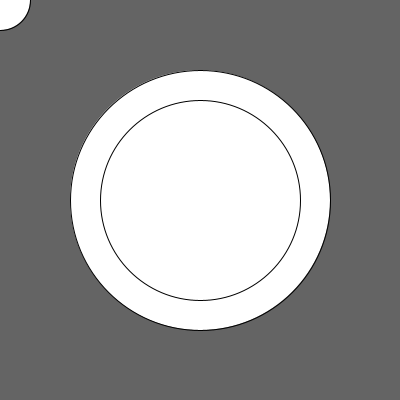
Frame 1 (no input)
Frame 60 (the mouse pressed at the canvas centre just before this capture): identical to frame 1, image omitted
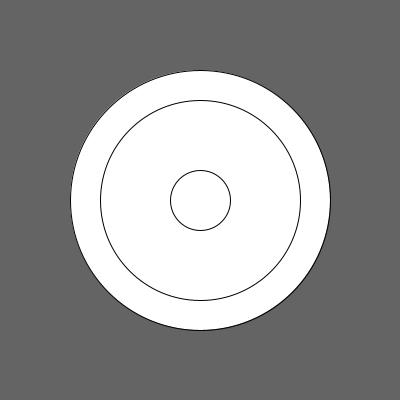
Frame 120 (the mouse held since frame 60 and released just before this capture)

The Processing sketch that drew these frames (run headless with seeded random() and noise(); from frame 60 on, the mouse is pressed at the canvas centre):

// Processing sketch: Circle_in_Circle
// ── Circle_in_Circle.pde
float cx, cy, r;
float rx, ry, rr;
float in_x, in_y, in_r;

boolean isCollision(float mx, float my){
  float dx = mx - cx;
  float dy = my - cy;
  
  return dx*dx + dy*dy < rr*rr;
}

void setup() {
  size (400, 400);
  cx = width/2;
  cy = height/2;
  rx = width/2;
  ry = height/2;
  r = 130;
  in_r = 30;
  rr = 100;
}

void draw() {
  background(100);
  ellipse(cx, cy, 2*r, 2*r);
  ellipse(rx, ry, 2*rr, 2*rr);
  
  if (isCollision(mouseX, mouseY)){
    in_x = mouseX;
    in_y = mouseY;
  ellipse(in_x, in_y, 2*in_r, 2*in_r);
  }
  else{
    in_x = 0;
    in_y = 0;
    ellipse(in_x, in_y, 2*in_r, 2*in_r);
  }
  
}
